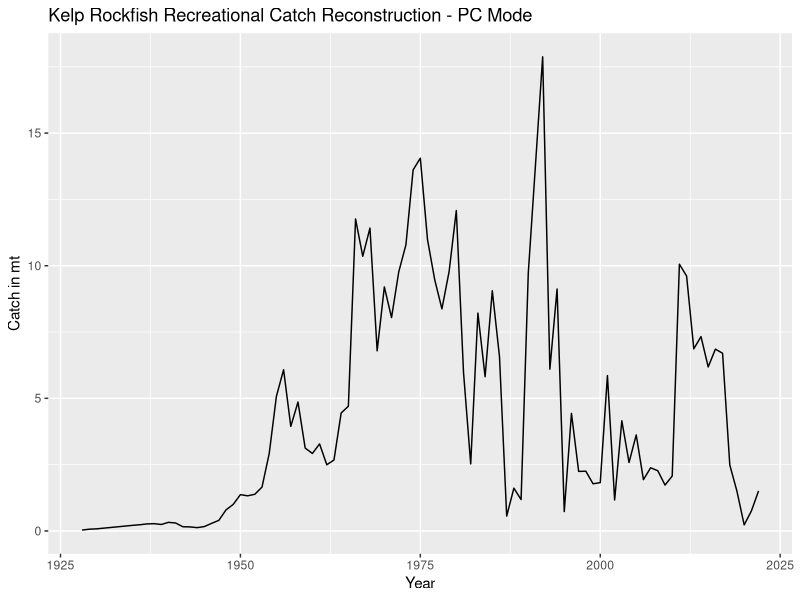
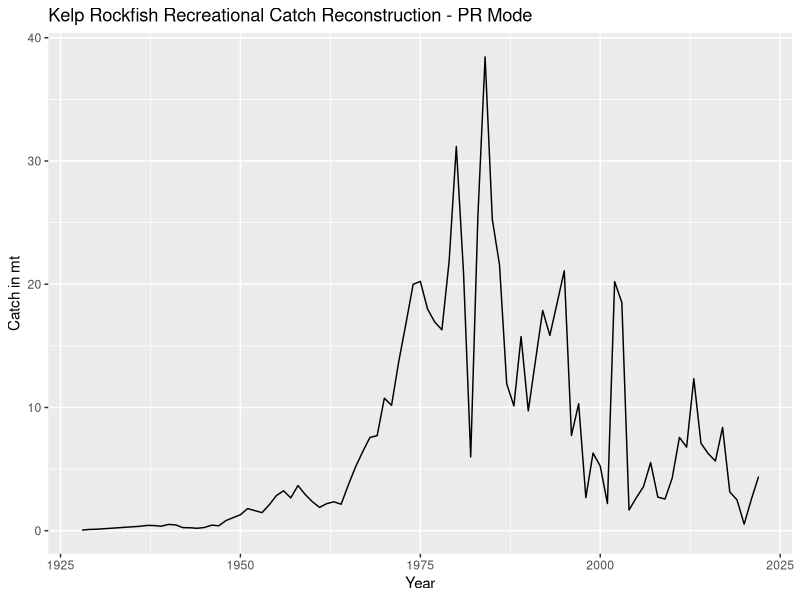
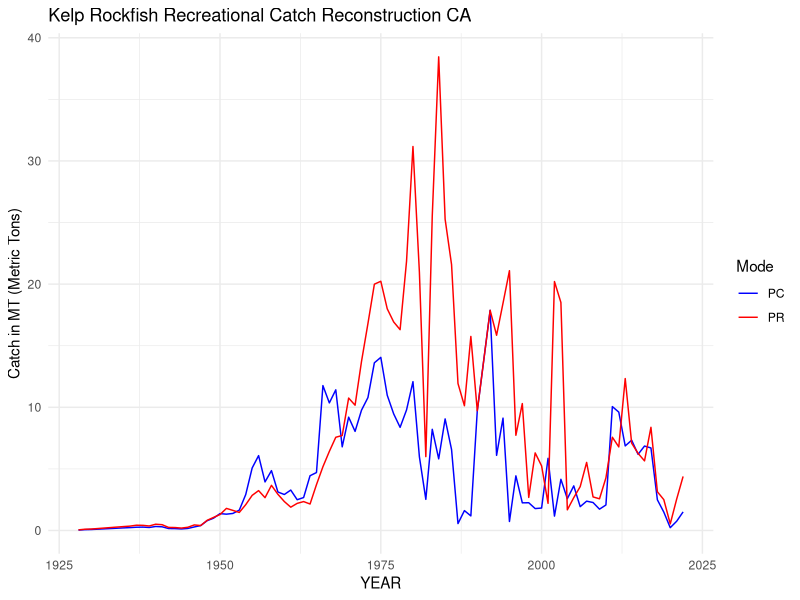
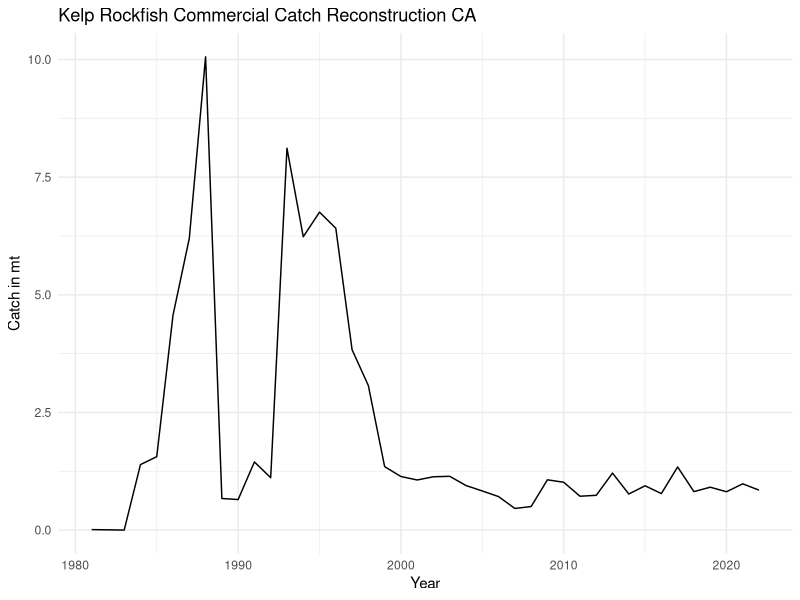
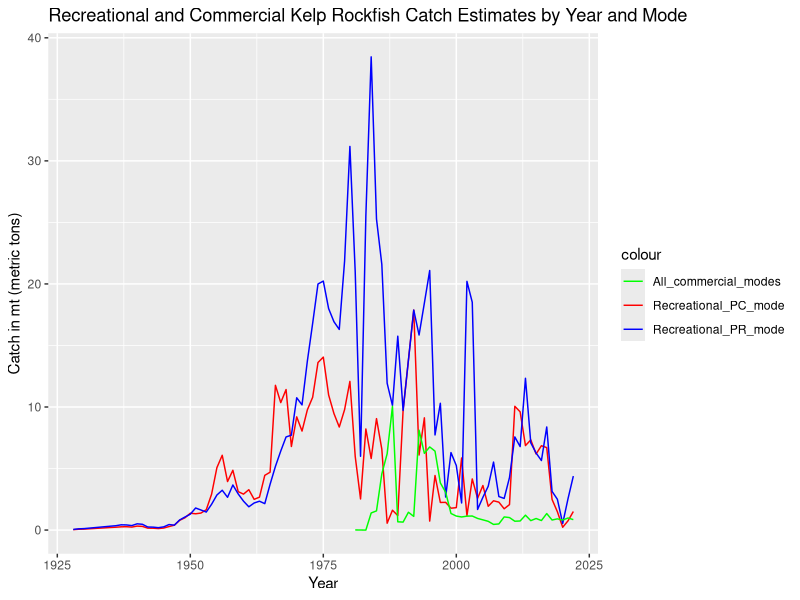

These figures' R source, in order: (Note: this script raises an error after producing the figures.)
#df turns csv into data frame 

recdf <- read.csv(file = "Catch_Reconstruction_Recreational.csv")
library(ggplot2)

#Get rid of X 

recdf$X <- NULL
recdf$X.1 <- NULL

#Create line chart of Rec PC Mode

recPC <- ggplot(data= recdf, aes(x=YEAR, y=CATCH.MT)) + 
  #Specifies that a line chart should be created
  geom_line() + 
  labs(title = "Kelp Rockfish Recreational Catch Reconstruction - PC Mode", x = "Year", y = "Catch in mt")
print(recPC)

#Create line chart of Rec PR Mode 

recPR <- ggplot(data= recdf, aes(x=YEAR.1, y=CATCH.MT.1)) +
  geom_line() +
  labs(title = "Kelp Rockfish Recreational Catch Reconstruction - PR Mode", x = "Year", y = "Catch in mt") 
print(recPR) 

#Combine both PC and PR modes into one chart to compare recreational landings 

ggplot(recdf, aes(x = YEAR)) +
  geom_line(aes(y = CATCH.MT, color = "CATCH.MT")) +
  geom_line(aes(y = CATCH.MT.1, color = "CATCH.MT.1")) +
  labs(title = "Kelp Rockfish Recreational Catch Reconstruction CA", x = "YEAR", y = "Catch in MT (Metric Tons)",
       color = "Mode") +
  scale_color_manual(values = c("CATCH.MT" = "blue", "CATCH.MT.1" = "red"),
                     labels = c("PC", "PR")) +
  theme_minimal()

# Read in commercial data 
commercialdf <- read.csv(file = "Catch_Reconstruction_Commercial.csv")
commercialdf$X <- NULL

#Rename variable 

colnames(commercialdf)[colnames(commercialdf) == "LANDED_WEIGHT_MTONS"] <- "Catch_mt"

#Create line chart of commercial data 

commercial <- ggplot(data= commercialdf, aes(x=LANDING_YEAR, y=Catch_mt)) + 
  geom_line() + 
  labs(title = "Kelp Rockfish Commercial Catch Reconstruction CA", x = "Year", y = "Catch in mt") +
theme_minimal ()
print(commercial)



#Create line chart displaying both recreational and commercial catches

library(ggplot2)

recandcommercial <- ggplot()

# Add the recreational data lines
recandcommercial <- recandcommercial + geom_line(data = recdf, aes(x = YEAR, y = CATCH.MT, color = "Recreational_PC_mode"))
recandcommercial <- recandcommercial + geom_line(data = recdf, aes(x = YEAR, y = CATCH.MT.1, color = "Recreational_PR_mode"))

# Add the commercial data line
recandcommercial <- recandcommercial + geom_line(data = commercialdf, aes(x = LANDING_YEAR, y = Catch_mt, color = "All_commercial_modes"))

# Set color mappings
recandcommercial <- recandcommercial + scale_color_manual(values = c("Recreational_PC_mode" = "red", "Recreational_PR_mode" = "blue", "All_commercial_modes" = "green"))

# Add labels and title
recandcommercial <- recandcommercial + xlab("Year") + ylab("Catch in mt (metric tons)") + ggtitle("Recreational and Commercial Kelp Rockfish Catch Estimates by Year and Mode")

# Print the plot
print(recandcommercial)






#Attempt 2 
geom_line(data = recdf, aes(x = YEAR, y = CATCH.MT, color = "Recreational_PC_mode")) +
  geom_line(data = recdf, aes(x = YEAR, y = CATCH.MT.1, color = " Recreational_PR_mode")) +
  geom_line(data = commercialdf, aes(x = LANDING_YEAR, y = Catch_mt(metric_tons) , color = "All_commercial_modes")) +
  scale_color_manual(values = c(" Recreational_PC_mode" = "red", "Recreational_PR_mode" = "blue", "All_commercial_modes" = "green")) +
  xlab("Year") + 
  ylab("Catch in mt (metric tons)") + 
  ggtitle("Recreational and Commercial Kelp Rockfish Catch Estimates by Year and Mode")